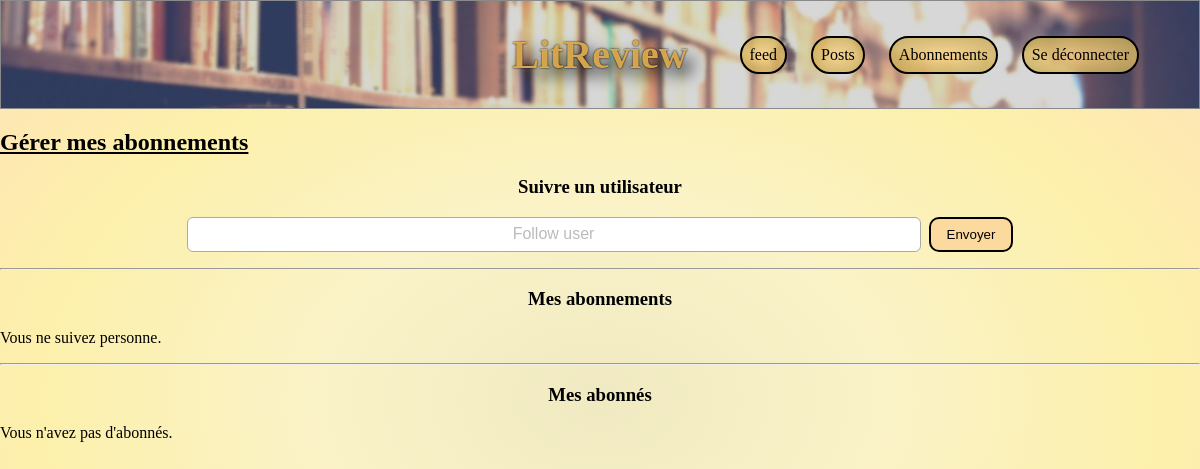
Page /reviews/abonnements/ (signed in) on the earlier database version.
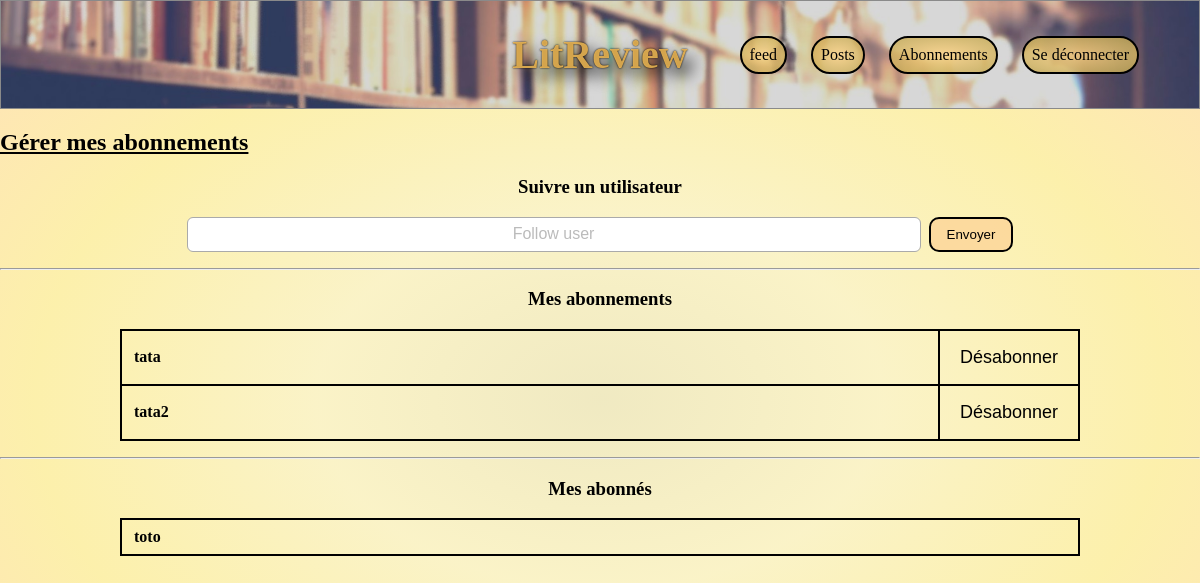
Same page on the later database version.
### authentification/models.py (models this page shows, shortened)
class UserFollows(models.Model):
    user = models.ForeignKey(
        CustomUser,
        related_name='following',
        on_delete=models.CASCADE
    )
    followed_user = models.ForeignKey(
        CustomUser,
        related_name='followed_by',
        on_delete=models.CASCADE
    )
    class Meta:
        unique_together = ('user', 'followed_user')

class CustomUser(AbstractUser):
    ROLE_USER = 'USER'
    ROLE_DEVELOPER = 'DEVELOPER'
    ROLE_CHOICES = [
        (ROLE_USER, 'Utilisateur'),
        (ROLE_DEVELOPER, 'Développeur'),
    ]
    role = models.CharField(
        max_length=10,
        choices=ROLE_CHOICES,
        default=ROLE_USER
    )
    is_developer = models.BooleanField(default=False, editable=False)

### reviews/views.py (the view, shortened to what this page needs)
# urls.py: path('abonnements/', views.follow_users, name='follow_users'),
@login_required
def follow_users(request):
    user = request.user
    if request.method == 'POST' and 'follow_user' in request.POST:
        follow_form = FollowUserForm(request.POST)
        if follow_form.is_valid():
            username = follow_form.cleaned_data['username']
            try:
                to_follow = CustomUser.objects.get(username=username)
                if to_follow == user:
                    messages.error(
                        request,
                        "Vous ne pouvez pas vous suivre vous-même."
                    )
                elif UserFollows.objects.filter(
                    user=user,
                    followed_user=to_follow
                ).exists():
                    messages.info(
                        request,
                        f"Vous suivez déjà {username}."
                    )
                else:
                    UserFollows.objects.create(
                        user=user,
                        followed_user=to_follow
                    )
                    messages.success(
                        request,
                        f"Vous suivez maintenant {username}."
                    )
            except CustomUser.DoesNotExist:
                messages.error(request, "Utilisateur non trouvé.")
    else:
        follow_form = FollowUserForm()
    abonnements = UserFollows.objects.filter(user=user).select_related(
        'followed_user'
        )
    abonnes = UserFollows.objects.filter(followed_user=user).select_related(
        'user'
        )
    return render(request, 'follow_users.html', {
        'follow_form': follow_form,
        'abonnements': abonnements,
        'abonnes': abonnes,
    })

### reviews/forms.py
class FollowUserForm(forms.Form):
    username = forms.CharField(
        label="Nom d'utilisateur à suivre",
        max_length=150,
        widget=forms.TextInput(attrs={'placeholder': "Nom d'utilisateur"})
    )

### reviews/templates/follow_users.html (shortened to what this page needs)
{% extends 'base.html' %}
{% load static %}
{% block extra_css %}
<link rel="stylesheet" href="{% static 'css/follow_user.css' %}">
{% endblock %}
{% block content %}
<h2>Gérer mes abonnements</h2>
<section>
    <h3>Suivre un utilisateur</h3>
    <form method="post">
        <input type="text" name="username" placeholder="Follow user" required>
        <button type="submit" name="follow_user" class="button-radius">Envoyer</button>
    </form>
</section>
<hr>
<section>
    <h3>Mes abonnements</h3>
    {% if abonnements %}
        <table class="abonnements">
            {% for ab in abonnements %}
            <tr>
                <td>{{ ab.followed_user.username }}</td>
                <td>
                    <form method="post" class="form-inline">
                        <button type="submit" class="unfollow-button">Désabonner</button>
                    </form>
                </td>
            </tr>
            {% endfor %}
        </table>
    {% else %}
        <p>Vous ne suivez personne.</p>
    {% endif %}
</section>
<hr>
<section>
    <h3>Mes abonnés</h3>
    {% if abonnes %}
        <table class="abonnes">
            {% for ab in abonnes %}
            <tr><td>{{ ab.user.username }}</td></tr>
            {% endfor %}
        </table>
    {% else %}
        <p>Vous n'avez pas d'abonnés.</p>
    {% endif %}
</section>
{% endblock %}

### templates/base.html (shortened to what this page needs)
<!DOCTYPE html>
<html lang="fr">
<head>
    {% load static %}
    <link rel="stylesheet" href="{% static 'css/style.css' %}">
    {% block extra_css %}{% endblock %}
</head>
<body>
    <main class="main-content">
        <section class="header">
            <h1>LitReview</h1>
            {% if user.is_authenticated %}
            <nav>
                <a href="{% url 'feed' %}" class="nav">feed</a>
                <a href="{% url 'posts' %}" class="nav">Posts</a>
                <a href="{% url 'follow_users' %}" class="nav">Abonnements</a>
                <a href="{% url 'logout' %}" class="nav">Se déconnecter</a>
            </nav>
            {% endif %}
        </section>
        {% block content %}{% endblock %}
    </main>
</body>
</html>

### static/css/style.css (style rules this page uses)
html, body { height: 100%; height: auto; margin: 0; padding: 0; }
body { min-height: 100vh; display: flex; flex-direction: column; background: radial-gradient(#ece4b2cb,#f8edacab, #fae4698e, #ffbd6073); background-repeat: no-repeat; background-position: center; }
h1 { font-size: 40px; grid-column: 2; justify-self: center; margin: 0; color: #f1bb56e0; text-shadow: 8px 8px 16px #000000, 0px 0px 2px #000000; }
h2 { font-weight: bold; text-decoration: underline; text-decoration-color: #000000; }
a { text-decoration: none; color: black; }
.main-content { flex: 1; }
.header { background: url('/static/images/ban_2.jpg'); background-position: center; background-size: cover; display: grid; grid-template-columns: 1fr auto 1fr; align-items: center; padding: 30px 60px; border: 1px solid rgb(138, 138, 138); }
.header nav { grid-column: 3; justify-self: end; display: flex; gap: 24px; align-items: center; }
.button-radius, .button-radius-answer { background: #fdd398c4; padding: 8px 16px; border: 2px solid black; border-radius: 10px; text-align: center; }
.nav { border: #000000 2px solid; background: radial-gradient(#ffd382d0,#c2a853d2) ; padding: 8px; border-radius: 25px; }

### static/css/follow_user.css (style rules this page uses)
h3 { text-align: center; }
section form { display: flex; justify-content: center; gap: 8px; margin-bottom: 1em; }
input[name="username"] { width: 60%; text-align: center; padding: 6px; border-radius: 6px; border: 1px solid #aaa; font-size: 1em; }
input[name="username"]::placeholder { color: #bbb; }
table { width: 80%; margin: 1em auto; border-collapse: collapse; }
table td { border: 2px solid #000000; padding: 8px 12px; text-align: left; }
table td { font-weight: bold; }
table.abonnements td:last-child { width: 1%; white-space: nowrap; }
.form-inline { display: inline; }
.unfollow-button { background: none; border: none; color: #000000; font-size: large; padding: 8px; }

Differences in the rows shown:
added UserFollows: followed_user.username "tata", shown under "Mes abonnements"
added UserFollows: followed_user.username "tata2", shown under "Mes abonnements"
added UserFollows: user.username "toto", shown under "Mes abonnés"
Other differences:
text no longer shown: "Vous ne suivez personne. Vous n'avez pas d'abonnés."
